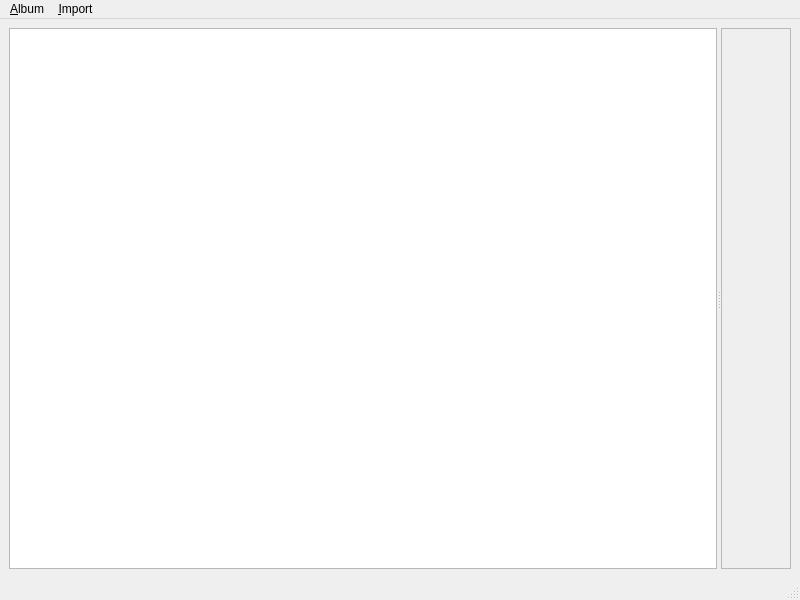
<?xml version="1.0" encoding="UTF-8"?>
<ui version="4.0">
 <class>MainWindow</class>
 <widget class="QMainWindow" name="MainWindow">
  <property name="geometry">
   <rect>
    <x>0</x>
    <y>0</y>
    <width>800</width>
    <height>600</height>
   </rect>
  </property>
  <property name="windowTitle">
   <string>Photo and Image Curation System</string>
  </property>
  <widget class="QWidget" name="centralwidget">
   <layout class="QVBoxLayout" name="verticalLayout">
    <item>
     <widget class="QSplitter" name="splitter">
      <property name="orientation">
       <enum>Qt::Horizontal</enum>
      </property>
      <widget class="QTreeView" name="treeView"/>
      <widget class="QScrollArea" name="scrollArea">
       <property name="widgetResizable">
        <bool>true</bool>
       </property>
       <widget class="QWidget" name="scrollAreaWidgetContents_2">
        <property name="geometry">
         <rect>
          <x>0</x>
          <y>0</y>
          <width>244</width>
          <height>525</height>
         </rect>
        </property>
       </widget>
      </widget>
     </widget>
    </item>
   </layout>
  </widget>
  <widget class="QMenuBar" name="menubar">
   <property name="geometry">
    <rect>
     <x>0</x>
     <y>0</y>
     <width>800</width>
     <height>26</height>
    </rect>
   </property>
   <widget class="QMenu" name="menuAlbum">
    <property name="title">
     <string>&amp;Album</string>
    </property>
    <addaction name="actionNew"/>
    <addaction name="actionOpen"/>
   </widget>
   <widget class="QMenu" name="menuImport">
    <property name="title">
     <string>&amp;Import</string>
    </property>
    <addaction name="actionCamera"/>
    <addaction name="actionFolder"/>
    <addaction name="actionImages"/>
   </widget>
   <addaction name="menuAlbum"/>
   <addaction name="menuImport"/>
  </widget>
  <widget class="QStatusBar" name="statusbar"/>
  <action name="actionNew">
   <property name="text">
    <string>&amp;New</string>
   </property>
   <property name="toolTip">
    <string>Create a NEW album</string>
   </property>
   <property name="shortcutContext">
    <enum>Qt::WindowShortcut</enum>
   </property>
  </action>
  <action name="actionOpen">
   <property name="text">
    <string>&amp;Open</string>
   </property>
   <property name="toolTip">
    <string>OPEN an existing album</string>
   </property>
  </action>
  <action name="actionCamera">
   <property name="text">
    <string>&amp;Camera</string>
   </property>
   <property name="toolTip">
    <string>Import Photos from a Camera</string>
   </property>
  </action>
  <action name="actionFolder">
   <property name="text">
    <string>&amp;Folder</string>
   </property>
   <property name="toolTip">
    <string>Import Images from a Folder on your computer</string>
   </property>
  </action>
  <action name="actionImages">
   <property name="text">
    <string>Images</string>
   </property>
  </action>
 </widget>
 <resources/>
 <connections/>
</ui>
